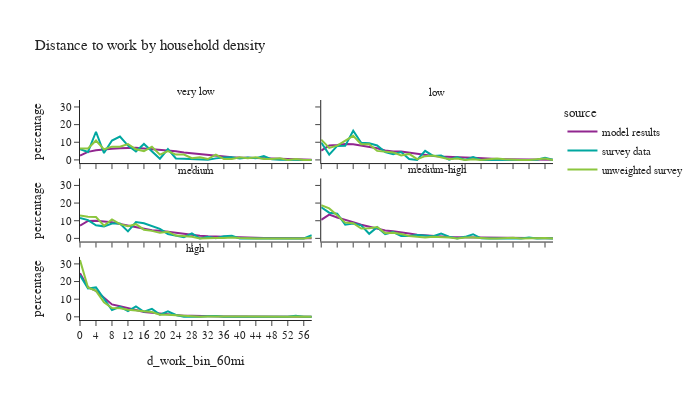

This figure's notebook cell:
### Code cell
df_plot = per_data.loc[(per_data['is_worker']) & (per_data['d_work_bin_60mi'] != float('nan'))].groupby(['source','hh_density_group','d_work_bin_60mi'])['person_weight'].sum().reset_index()
df_plot['percentage'] = df_plot.groupby(['source','hh_density_group'], group_keys=False)['person_weight']. \
    apply(lambda x: 100 * x / float(x.sum()))
# df_plot

fig2 = px.line(df_plot, x='d_work_bin_60mi', y="percentage", color="source",
               facet_col="hh_density_group", facet_col_wrap=2,
               title="Distance to work by household density")
fig2.for_each_annotation(lambda a: a.update(text = a.text.split("=")[-1]))
fig2.update_layout(height=400, width=700, font=dict(size=11))
fig2.show()

### Figure 1 — Plotly figure (JSON) as saved in the notebook; plotly's stock layout.template omitted (floating-point values rounded to 4 significant figures)
{"data": [{"hovertemplate": "source=model results<br>hh_density_group=very low<br>d_work_bin_60mi=%{x}<br>percentage=%{y}<extra></extra>", "legendgroup": "model results", "line": {"color": "#91268F", "dash": "solid"}, "marker": {"symbol": "circle"}, "mode": "lines", "name": "model results", "orientation": "v", "showlegend": true, "type": "scatter", "x": ["0", "2", "4", "6", "8", "10", "12", "14", "16", "18", "20", "22", "24", "26", "28", "30", "32", "34", "36", "38", "40", "42", "44", "46", "48", "50", "52", "54", "56", "58"], "xaxis": "x5", "y": [2.452, 4.549, 5.506, 6.053, 6.355, 6.655, 6.874, 6.836, 6.5, 6.176, 5.766, 5.371, 4.936, 4.199, 3.708, 3.174, 2.656, 2.365, 1.777, 1.574, 1.329, 1.167, 1.006, 0.8547, 0.7052, 0.4888, 0.3896, 0.2441, 0.1923, 0.1419], "yaxis": "y5"}, {"hovertemplate": "source=model results<br>hh_density_group=low<br>d_work_bin_60mi=%{x}<br>percentage=%{y}<extra></extra>", "legendgroup": "model results", "line": {"color": "#91268F", "dash": "solid"}, "marker": {"symbol": "circle"}, "mode": "lines", "name": "model results", "orientation": "v", "showlegend": false, "type": "scatter", "x": ["0", "2", "4", "6", "8", "10", "12", "14", "16", "18", "20", "22", "24", "26", "28", "30", "32", "34", "36", "38", "40", "42", "44", "46", "48", "50", "52", "54", "56", "58"], "xaxis": "x6", "y": [5.316, 8.135, 8.47, 8.988, 8.881, 8.132, 7.402, 6.584, 5.372, 4.802, 4.747, 4.12, 3.295, 2.772, 2.269, 1.904, 1.572, 1.523, 1.301, 1.164, 0.8377, 0.7061, 0.4948, 0.3895, 0.2744, 0.1884, 0.1573, 0.08498, 0.06944, 0.04856], "yaxis": "y6"}, {"hovertemplate": "source=model results<br>hh_density_group=medium<br>d_work_bin_60mi=%{x}<br>percentage=%{y}<extra></extra>", "legendgroup": "model results", "line": {"color": "#91268F", "dash": "solid"}, "marker": {"symbol": "circle"}, "mode": "lines", "name": "model results", "orientation": "v", "showlegend": false, "type": "scatter", "x": ["0", "2", "4", "6", "8", "10", "12", "14", "16", "18", "20", "22", "24", "26", "28", "30", "32", "34", "36", "38", "40", "42", "44", "46", "48", "50", "52", "54", "56", "58"], "xaxis": "x3", "y": [7.263, 9.873, 9.97, 9.692, 9.11, 8.086, 7.208, 6.136, 5.369, 4.645, 4.311, 3.717, 2.882, 2.3, 1.878, 1.466, 1.217, 0.9992, 0.8938, 0.772, 0.5873, 0.505, 0.3457, 0.2346, 0.1927, 0.1181, 0.103, 0.05341, 0.04595, 0.02767], "yaxis": "y3"}, {"hovertemplate": "source=model results<br>hh_density_group=medium-high<br>d_work_bin_60mi=%{x}<br>percentage=%{y}<extra></extra>", "legendgroup": "model results", "line": {"color": "#91268F", "dash": "solid"}, "marker": {"symbol": "circle"}, "mode": "lines", "name": "model results", "orientation": "v", "showlegend": false, "type": "scatter", "x": ["0", "2", "4", "6", "8", "10", "12", "14", "16", "18", "20", "22", "24", "26", "28", "30", "32", "34", "36", "38", "40", "42", "44", "46", "48", "50", "52", "54", "56", "58"], "xaxis": "x4", "y": [10.49, 13.45, 11.86, 10.64, 9.22, 7.712, 6.485, 5.473, 4.437, 4.047, 3.235, 2.713, 2.094, 1.697, 1.361, 0.9933, 0.8282, 0.6891, 0.6341, 0.549, 0.4051, 0.3107, 0.2199, 0.1568, 0.09895, 0.06967, 0.04872, 0.03483, 0.02802, 0.01994], "yaxis": "y4"}, {"hovertemplate": "source=model results<br>hh_density_group=high<br>d_work_bin_60mi=%{x}<br>percentage=%{y}<extra></extra>", "legendgroup": "model results", "line": {"color": "#91268F", "dash": "solid"}, "marker": {"symbol": "circle"}, "mode": "lines", "name": "model results", "orientation": "v", "showlegend": false, "type": "scatter", "x": ["0", "2", "4", "6", "8", "10", "12", "14", "16", "18", "20", "22", "24", "26", "28", "30", "32", "34", "36", "38", "40", "42", "44", "46", "48", "50", "52", "54", "56", "58"], "xaxis": "x", "y": [24.64, 16.82, 14.7, 10.58, 7.046, 5.973, 4.731, 3.867, 2.708, 2.273, 1.544, 1.2, 0.8769, 0.6298, 0.5804, 0.4072, 0.2949, 0.2989, 0.2196, 0.1919, 0.1377, 0.09633, 0.06831, 0.03869, 0.02428, 0.01921, 0.01361, 0.008272, 0.006404, 0.007472], "yaxis": "y"}, {"hovertemplate": "source=survey data<br>hh_density_group=very low<br>d_work_bin_60mi=%{x}<br>percentage=%{y}<extra></extra>", "legendgroup": "survey data", "line": {"color": "#00A7A0", "dash": "solid"}, "marker": {"symbol": "circle"}, "mode": "lines", "name": "survey data", "orientation": "v", "showlegend": true, "type": "scatter", "x": ["0", "2", "4", "6", "8", "10", "12", "14", "16", "18", "20", "22", "24", "26", "28", "30", "32", "34", "36", "38", "40", "42", "44", "46", "48", "50", "52", "54", "56", "58"], "xaxis": "x5", "y": [6.114, 4.489, 15.96, 3.87, 11.0, 13.24, 8.106, 4.789, 9.039, 4.689, 0.6634, 6.095, 0.801, 0.7129, 0.5791, 0.1789, 0.07566, 0.8677, 1.418, 1.538, 0.8354, 1.333, 1.007, 2.123, 0.3232, 0.1308, 0.0, 0.02103, 0.0, 0.0], "yaxis": "y5"}, {"hovertemplate": "source=survey data<br>hh_density_group=low<br>d_work_bin_60mi=%{x}<br>percentage=%{y}<extra></extra>", "legendgroup": "survey data", "line": {"color": "#00A7A0", "dash": "solid"}, "marker": {"symbol": "circle"}, "mode": "lines", "name": "survey data", "orientation": "v", "showlegend": false, "type": "scatter", "x": ["0", "2", "4", "6", "8", "10", "12", "14", "16", "18", "20", "22", "24", "26", "28", "30", "32", "34", "36", "38", "40", "42", "44", "46", "48", "50", "52", "54", "56", "58"], "xaxis": "x6", "y": [9.824, 3.015, 7.951, 7.967, 16.57, 9.658, 9.406, 8.146, 4.479, 3.183, 4.42, 0.4896, 0.01979, 5.155, 2.273, 2.516, 0.07761, 1.684, 0.0, 1.62, 0.0, 0.05858, 0.07869, 0.1209, 0.0, 0.0, 0.0, 0.05899, 1.223, 0.0], "yaxis": "y6"}, {"hovertemplate": "source=survey data<br>hh_density_group=medium<br>d_work_bin_60mi=%{x}<br>percentage=%{y}<extra></extra>", "legendgroup": "survey data", "line": {"color": "#00A7A0", "dash": "solid"}, "marker": {"symbol": "circle"}, "mode": "lines", "name": "survey data", "orientation": "v", "showlegend": false, "type": "scatter", "x": ["0", "2", "4", "6", "8", "10", "12", "14", "16", "18", "20", "22", "24", "26", "28", "30", "32", "34", "36", "38", "40", "42", "44", "46", "48", "50", "52", "54", "56", "58"], "xaxis": "x3", "y": [11.62, 10.37, 7.417, 6.81, 8.438, 8.381, 3.984, 9.278, 8.586, 6.787, 5.368, 2.516, 1.524, 0.6344, 2.84, 0.0, 0.9258, 0.03885, 1.19, 1.513, 0.003433, 0.0, 0.0, 0.0, 0.0, 0.0, 0.01645, 0.0, 0.0, 1.761], "yaxis": "y3"}, {"hovertemplate": "source=survey data<br>hh_density_group=medium-high<br>d_work_bin_60mi=%{x}<br>percentage=%{y}<extra></extra>", "legendgroup": "survey data", "line": {"color": "#00A7A0", "dash": "solid"}, "marker": {"symbol": "circle"}, "mode": "lines", "name": "survey data", "orientation": "v", "showlegend": false, "type": "scatter", "x": ["0", "2", "4", "6", "8", "10", "12", "14", "16", "18", "20", "22", "24", "26", "28", "30", "32", "34", "36", "38", "40", "42", "44", "46", "48", "50", "52", "54", "56", "58"], "xaxis": "x4", "y": [17.64, 14.56, 13.97, 7.761, 8.359, 7.406, 2.607, 6.345, 2.373, 3.567, 1.35, 1.382, 1.95, 1.614, 1.227, 2.706, 0.9923, 0.0, 0.864, 2.351, 0.01812, 0.0, 0.0, 0.2319, 0.2247, 0.0, 0.4955, 0.0, 0.005038, 0.0], "yaxis": "y4"}, {"hovertemplate": "source=survey data<br>hh_density_group=high<br>d_work_bin_60mi=%{x}<br>percentage=%{y}<extra></extra>", "legendgroup": "survey data", "line": {"color": "#00A7A0", "dash": "solid"}, "marker": {"symbol": "circle"}, "mode": "lines", "name": "survey data", "orientation": "v", "showlegend": false, "type": "scatter", "x": ["0", "2", "4", "6", "8", "10", "12", "14", "16", "18", "20", "22", "24", "26", "28", "30", "32", "34", "36", "38", "40", "42", "44", "46", "48", "50", "52", "54", "56", "58"], "xaxis": "x", "y": [23.53, 16.13, 16.67, 9.93, 3.898, 5.73, 3.311, 5.875, 2.899, 4.546, 1.269, 3.175, 1.06, 0.06376, 0.0, 0.0, 0.3989, 0.4578, 0.01636, 0.08333, 0.1268, 0.1688, 0.05105, 0.0, 0.0131, 0.00882, 0.01088, 0.5715, 0.0, 0.0], "yaxis": "y"}, {"hovertemplate": "source=unweighted survey<br>hh_density_group=very low<br>d_work_bin_60mi=%{x}<br>percentage=%{y}<extra></extra>", "legendgroup": "unweighted survey", "line": {"color": "#8CC63E", "dash": "solid"}, "marker": {"symbol": "circle"}, "mode": "lines", "name": "unweighted survey", "orientation": "v", "showlegend": true, "type": "scatter", "x": ["0", "2", "4", "6", "8", "10", "12", "14", "16", "18", "20", "22", "24", "26", "28", "30", "32", "34", "36", "38", "40", "42", "44", "46", "48", "50", "52", "54", "56", "58"], "xaxis": "x5", "y": [6.5, 6.5, 11.0, 6.0, 7.5, 7.5, 9.0, 6.0, 5.0, 7.5, 3.0, 5.0, 3.0, 3.0, 1.0, 1.5, 0.5, 3.0, 0.5, 0.5, 1.5, 1.0, 1.5, 0.5, 0.5, 1.0, 0.0, 0.5, 0.0, 0.0], "yaxis": "y5"}, {"hovertemplate": "source=unweighted survey<br>hh_density_group=low<br>d_work_bin_60mi=%{x}<br>percentage=%{y}<extra></extra>", "legendgroup": "unweighted survey", "line": {"color": "#8CC63E", "dash": "solid"}, "marker": {"symbol": "circle"}, "mode": "lines", "name": "unweighted survey", "orientation": "v", "showlegend": false, "type": "scatter", "x": ["0", "2", "4", "6", "8", "10", "12", "14", "16", "18", "20", "22", "24", "26", "28", "30", "32", "34", "36", "38", "40", "42", "44", "46", "48", "50", "52", "54", "56", "58"], "xaxis": "x6", "y": [11.49, 6.809, 8.085, 10.64, 13.62, 8.936, 8.936, 5.106, 4.681, 4.255, 2.553, 3.404, 0.4255, 2.128, 2.553, 1.702, 0.4255, 0.8511, 0.0, 0.4255, 0.0, 0.4255, 0.8511, 0.4255, 0.0, 0.0, 0.0, 0.4255, 0.8511, 0.0], "yaxis": "y6"}, {"hovertemplate": "source=unweighted survey<br>hh_density_group=medium<br>d_work_bin_60mi=%{x}<br>percentage=%{y}<extra></extra>", "legendgroup": "unweighted survey", "line": {"color": "#8CC63E", "dash": "solid"}, "marker": {"symbol": "circle"}, "mode": "lines", "name": "unweighted survey", "orientation": "v", "showlegend": false, "type": "scatter", "x": ["0", "2", "4", "6", "8", "10", "12", "14", "16", "18", "20", "22", "24", "26", "28", "30", "32", "34", "36", "38", "40", "42", "44", "46", "48", "50", "52", "54", "56", "58"], "xaxis": "x3", "y": [12.98, 12.3, 12.08, 7.159, 10.74, 8.054, 6.935, 8.054, 4.922, 4.251, 3.132, 3.803, 1.566, 1.119, 0.8949, 0.0, 0.2237, 0.2237, 0.2237, 0.4474, 0.2237, 0.0, 0.0, 0.0, 0.0, 0.0, 0.2237, 0.0, 0.0, 0.4474], "yaxis": "y3"}, {"hovertemplate": "source=unweighted survey<br>hh_density_group=medium-high<br>d_work_bin_60mi=%{x}<br>percentage=%{y}<extra></extra>", "legendgroup": "unweighted survey", "line": {"color": "#8CC63E", "dash": "solid"}, "marker": {"symbol": "circle"}, "mode": "lines", "name": "unweighted survey", "orientation": "v", "showlegend": false, "type": "scatter", "x": ["0", "2", "4", "6", "8", "10", "12", "14", "16", "18", "20", "22", "24", "26", "28", "30", "32", "34", "36", "38", "40", "42", "44", "46", "48", "50", "52", "54", "56", "58"], "xaxis": "x4", "y": [18.74, 16.99, 13.13, 8.932, 8.581, 5.604, 5.779, 6.48, 2.977, 3.152, 2.452, 1.401, 0.8757, 0.5254, 0.8757, 0.8757, 0.5254, 0.0, 0.5254, 0.5254, 0.1751, 0.0, 0.0, 0.1751, 0.3503, 0.0, 0.1751, 0.0, 0.1751, 0.0], "yaxis": "y4"}, {"hovertemplate": "source=unweighted survey<br>hh_density_group=high<br>d_work_bin_60mi=%{x}<br>percentage=%{y}<extra></extra>", "legendgroup": "unweighted survey", "line": {"color": "#8CC63E", "dash": "solid"}, "marker": {"symbol": "circle"}, "mode": "lines", "name": "unweighted survey", "orientation": "v", "showlegend": false, "type": "scatter", "x": ["0", "2", "4", "6", "8", "10", "12", "14", "16", "18", "20", "22", "24", "26", "28", "30", "32", "34", "36", "38", "40", "42", "44", "46", "48", "50", "52", "54", "56", "58"], "xaxis": "x", "y": [32.16, 16.65, 14.74, 8.289, 4.988, 4.912, 3.991, 3.377, 3.147, 2.686, 1.151, 1.151, 0.8442, 0.2302, 0.0, 0.0, 0.2302, 0.307, 0.1535, 0.07675, 0.2302, 0.1535, 0.07675, 0.0, 0.1535, 0.07675, 0.07675, 0.1535, 0.0, 0.0], "yaxis": "y"}], "layout": {"annotations": [{"font": {}, "showarrow": false, "text": "high", "x": 0.245, "xanchor": "center", "xref": "paper", "y": 0.2867, "yanchor": "bottom", "yref": "paper"}, {"font": {}, "showarrow": false, "text": "medium", "x": 0.245, "xanchor": "center", "xref": "paper", "y": 0.6433, "yanchor": "bottom", "yref": "paper"}, {"font": {}, "showarrow": false, "text": "medium-high", "x": 0.755, "xanchor": "center", "xref": "paper", "y": 0.6433, "yanchor": "bottom", "yref": "paper"}, {"font": {}, "showarrow": false, "text": "very low", "x": 0.245, "xanchor": "center", "xref": "paper", "y": 1.0, "yanchor": "bottom", "yref": "paper"}, {"font": {}, "showarrow": false, "text": "low", "x": 0.755, "xanchor": "center", "xref": "paper", "y": 1.0, "yanchor": "bottom", "yref": "paper"}], "font": {"size": 11}, "height": 400, "legend": {"title": {"text": "source"}, "tracegroupgap": 0}, "title": {"text": "Distance to work by household density"}, "width": 700, "xaxis": {"anchor": "y", "domain": [0.0, 0.49], "title": {"text": "d_work_bin_60mi"}}, "xaxis2": {"anchor": "y2", "domain": [0.51, 1.0], "matches": "x", "title": {"text": "d_work_bin_60mi"}}, "xaxis3": {"anchor": "y3", "domain": [0.0, 0.49], "matches": "x", "showticklabels": false}, "xaxis4": {"anchor": "y4", "domain": [0.51, 1.0], "matches": "x", "showticklabels": false}, "xaxis5": {"anchor": "y5", "domain": [0.0, 0.49], "matches": "x", "showticklabels": false}, "xaxis6": {"anchor": "y6", "domain": [0.51, 1.0], "matches": "x", "showticklabels": false}, "yaxis": {"anchor": "x", "domain": [0.0, 0.2867], "title": {"text": "percentage"}}, "yaxis2": {"anchor": "x2", "domain": [0.0, 0.2867], "matches": "y", "showticklabels": false}, "yaxis3": {"anchor": "x3", "domain": [0.3567, 0.6433], "matches": "y", "title": {"text": "percentage"}}, "yaxis4": {"anchor": "x4", "domain": [0.3567, 0.6433], "matches": "y", "showticklabels": false}, "yaxis5": {"anchor": "x5", "domain": [0.7133, 1.0], "matches": "y", "title": {"text": "percentage"}}, "yaxis6": {"anchor": "x6", "domain": [0.7133, 1.0], "matches": "y", "showticklabels": false}}}
